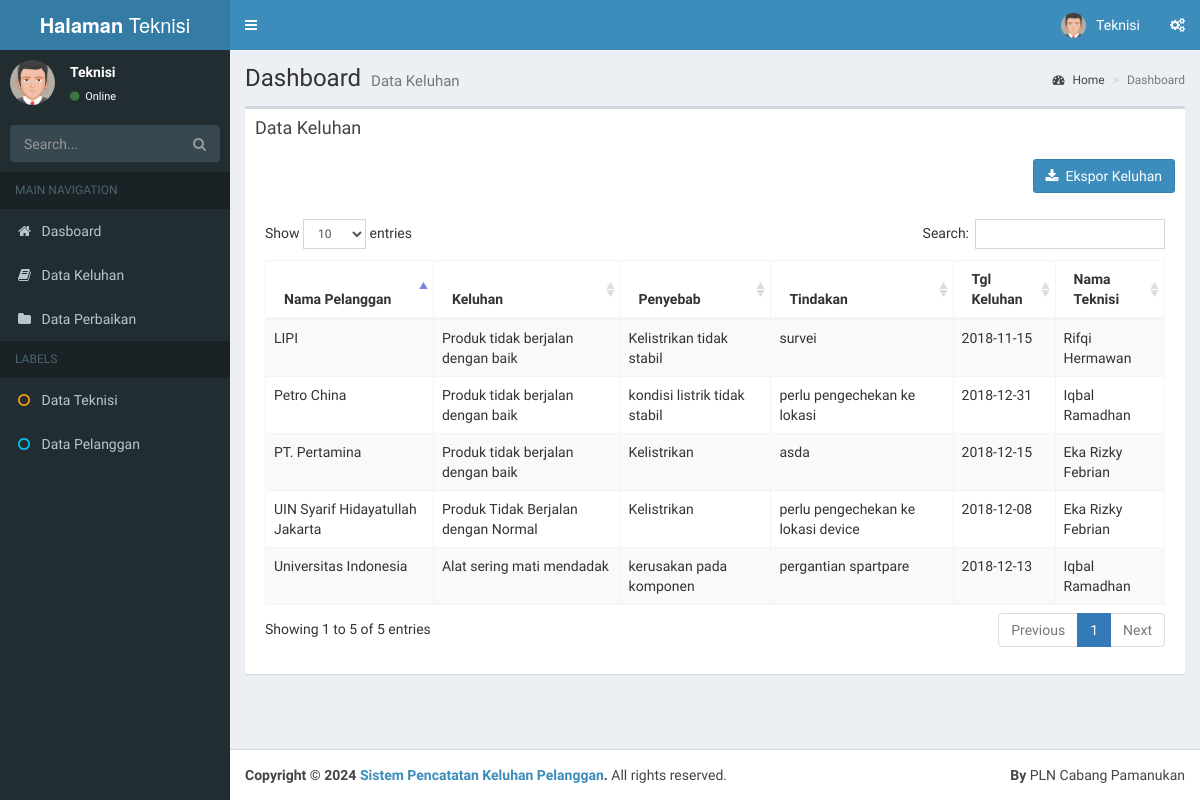
The page /on-teknisi/keluhan.php on the database its author committed.
### tables this page shows
CREATE TABLE `keluhan` (
  `idkeluhan` int(11) NOT NULL,
  `idpelanggan` int(11) DEFAULT NULL,
  `keluhan` varchar(100) DEFAULT NULL,
  `penyebab` varchar(100) DEFAULT NULL,
  `tindakan` varchar(100) DEFAULT NULL,
  `tgl_keluhan` date DEFAULT NULL,
  `tgl_perbaikan` date DEFAULT NULL,
  `idteknisi` int(11) DEFAULT NULL
);

CREATE TABLE `pelanggan` (
  `idpelanggan` int(11) NOT NULL,
  `nama_pelanggan` varchar(45) DEFAULT NULL,
  `alamat_pelanggan` varchar(150) DEFAULT NULL,
  `telepon_pelanggan` varchar(45) DEFAULT NULL,
  `email_pelanggan` varchar(45) DEFAULT NULL
);

CREATE TABLE `teknisi` (
  `idteknisi` int(11) NOT NULL,
  `nama_teknisi` varchar(45) DEFAULT NULL,
  `telpon_teknisi` varchar(45) DEFAULT NULL,
  `email_teknisi` varchar(45) DEFAULT NULL
);

### on-teknisi/keluhan.php (the view, shortened to what this page needs)
<?php include "template/header.php" ?>
<?php include "template/sidebar.php" ?>
<?php include('tambah_modalkeluhan.php'); ?>
    <body>
      <div class="content-wrapper">
        <section class="content-header">
          <h1>
            Dashboard
            <small>Data Keluhan</small>
          </h1>
          <ol class="breadcrumb">
            <li><a href="#"><i class="fa fa-dashboard"></i> Home</a></li>
            <li class="active">Dashboard</li>
          </ol>
        </section>
        <section class="content">
    <div class="box">
            <div class="box-header">
              <h3 class="box-title">Data Keluhan</h3>
            </div>
            <div class="box-body">
            <div id="example1_wrapper" class="dataTables_wrapper form-inline dt-bootstrap">
  <span class="pull-right"><a href="ekspor_pdf_keluhan.php" target="blank" class="btn btn-primary"><span class="fa fa-download"></span>&nbsp; Ekspor Keluhan</a></span>
  <div style="height:50px;"></div>
  <div class="box-body table-responsive">
        <table id="keluhantable" class="table table-bordered table-striped">
      <thead>
        <th>Nama Pelanggan</th>
        <th>Keluhan</th>
        <th>Penyebab</th>
        <th>Tindakan</th>
        <th>Tgl Keluhan</th>
         <th>Nama Teknisi</th>
      </thead>
      <tbody>
      <?php
        $query=mysqli_query($conn,"select * from keluhan INNER JOIN pelanggan ON keluhan.idpelanggan = pelanggan.idpelanggan
		INNER JOIN teknisi ON keluhan.idteknisi = teknisi.idteknisi ");
	        while($row=mysqli_fetch_array($query)){
          ?>
	    <tr>
            <td><?php echo $row['nama_pelanggan']; ?></td>
            <td><?php echo $row['keluhan']; ?></td>
            <td><?php echo $row['penyebab']; ?></td>
            <td><?php echo $row['tindakan']; ?></td>
            <td><?php echo $row['tgl_keluhan']; ?></td>
            <td><?php echo $row['nama_teknisi']; ?></td>
      </tr>
          <?php
        }
      ?>
      </tbody>
    </table>
  </div>
</div>
<?php include "template/footer.php" ?>
    </body>
</html>

### rows shown on the page
keluhan: idpelanggan.nama_pelanggan "LIPI", keluhan "Produk tidak berjalan dengan baik", penyebab "Kelistrikan tidak stabil", tindakan "survei", tgl_keluhan "2018-11-15", idteknisi.nama_teknisi "Rifqi Hermawan"
keluhan: idpelanggan.nama_pelanggan "UIN Syarif Hidayatullah Jakarta", keluhan "Produk Tidak Berjalan dengan Normal", penyebab "Kelistrikan", tindakan "perlu pengechekan ke lokasi device", tgl_keluhan "2018-12-08", idteknisi.nama_teknisi "Eka Rizky Febrian"
keluhan: idpelanggan.nama_pelanggan "Universitas Indonesia", keluhan "Alat sering mati mendadak", penyebab "kerusakan pada komponen", tindakan "pergantian spartpare", tgl_keluhan "2018-12-13", idteknisi.nama_teknisi "Iqbal Ramadhan"
keluhan: idpelanggan.nama_pelanggan "Petro China", keluhan "Produk tidak berjalan dengan baik", penyebab "kondisi listrik tidak stabil", tindakan "perlu pengechekan ke lokasi", tgl_keluhan "2018-12-31", idteknisi.nama_teknisi "Iqbal Ramadhan"
keluhan: idpelanggan.nama_pelanggan "PT. Pertamina", keluhan "Produk tidak berjalan dengan baik", penyebab "Kelistrikan", tindakan "asda", tgl_keluhan "2018-12-15", idteknisi.nama_teknisi "Eka Rizky Febrian"
